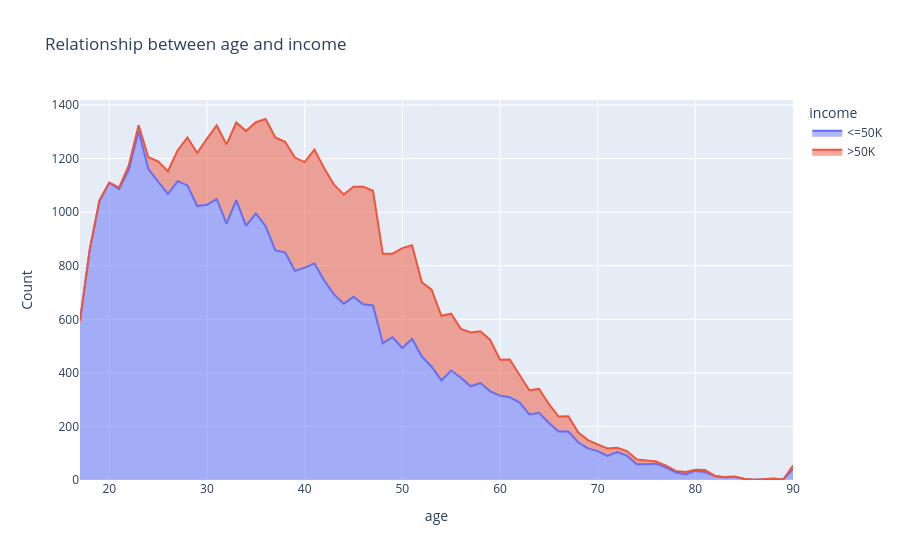

Notebook code cell kept with this figure:
### Code cell
for col_name in numeric_columns:

    #counts
    num_feat_income_counts = data.groupby([col_name, "income"]).size().unstack()
    
    # Plot using iplot
    fig = px.area(num_feat_income_counts,
                  title=f"Relationship between {col_name} and income",
                  labels={"value": "Count"}
                 )
    fig.show()

### Figure 1 — Plotly figure (JSON) as saved in the notebook; plotly's stock layout.template omitted (floating-point values rounded to 4 significant figures)
{"data": [{"fillpattern": {"shape": ""}, "hovertemplate": "income=<=50K<br>age=%{x}<br>Count=%{y}<extra></extra>", "legendgroup": "<=50K", "line": {"color": "#636efa"}, "marker": {"symbol": "circle"}, "mode": "lines", "name": "<=50K", "orientation": "v", "showlegend": true, "stackgroup": "1", "type": "scatter", "x": [17, 18, 19, 20, 21, 22, 23, 24, 25, 26, 27, 28, 29, 30, 31, 32, 33, 34, 35, 36, 37, 38, 39, 40, 41, 42, 43, 44, 45, 46, 47, 48, 49, 50, 51, 52, 53, 54, 55, 56, 57, 58, 59, 60, 61, 62, 63, 64, 65, 66, 67, 68, 69, 70, 71, 72, 73, 74, 75, 76, 77, 78, 79, 80, 81, 82, 83, 84, 85, 86, 87, 88, 89, 90], "xaxis": "x", "y": [594, 861, 1042, 1110, 1086, 1159, 1303, 1161, 1114, 1068, 1116, 1100, 1023, 1028, 1049, 957, 1045, 949, 996, 948, 857, 850, 781, 793, 808, 745, 693, 658, 684, 656, 652, 511, 533, 493, 527, 461, 423, 372, 409, 382, 350, 362, 331, 315, 309, 290, 245, 251, 214, 181, 181, 141, 118, 108, 90, 104, 91, 59, 59, 61, 46, 29, 21, 34, 30, 15, 9, 12, 4, 1, 3, 5, 2, 41], "yaxis": "y"}, {"fillpattern": {"shape": ""}, "hovertemplate": "income=>50K<br>age=%{x}<br>Count=%{y}<extra></extra>", "legendgroup": ">50K", "line": {"color": "#EF553B"}, "marker": {"symbol": "circle"}, "mode": "lines", "name": ">50K", "orientation": "v", "showlegend": true, "stackgroup": "1", "type": "scatter", "x": [17, 18, 19, 20, 21, 22, 23, 24, 25, 26, 27, 28, 29, 30, 31, 32, 33, 34, 35, 36, 37, 38, 39, 40, 41, 42, 43, 44, 45, 46, 47, 48, 49, 50, 51, 52, 53, 54, 55, 56, 57, 58, 59, 60, 61, 62, 63, 64, 65, 66, 67, 68, 69, 70, 71, 72, 73, 74, 75, 76, 77, 78, 79, 80, 81, 82, 83, 84, 85, 86, 87, 88, 89, 90], "xaxis": "x", "y": [null, null, 3, 1, 6, 17, 22, 44, 76, 85, 115, 179, 198, 247, 275, 296, 290, 354, 340, 400, 422, 413, 423, 394, 426, 419, 410, 408, 411, 439, 428, 334, 312, 373, 350, 277, 288, 241, 212, 182, 201, 193, 192, 134, 141, 104, 90, 89, 70, 56, 57, 37, 31, 25, 28, 16, 17, 18, 13, 8, 8, 5, 9, 4, 7, null, 2, 1, 1, null, null, 1, null, 13], "yaxis": "y"}], "layout": {"legend": {"title": {"text": "income"}, "tracegroupgap": 0}, "title": {"text": "Relationship between age and income"}, "xaxis": {"anchor": "y", "domain": [0, 1], "title": {"text": "age"}}, "yaxis": {"anchor": "x", "domain": [0, 1], "title": {"text": "Count"}}}}
